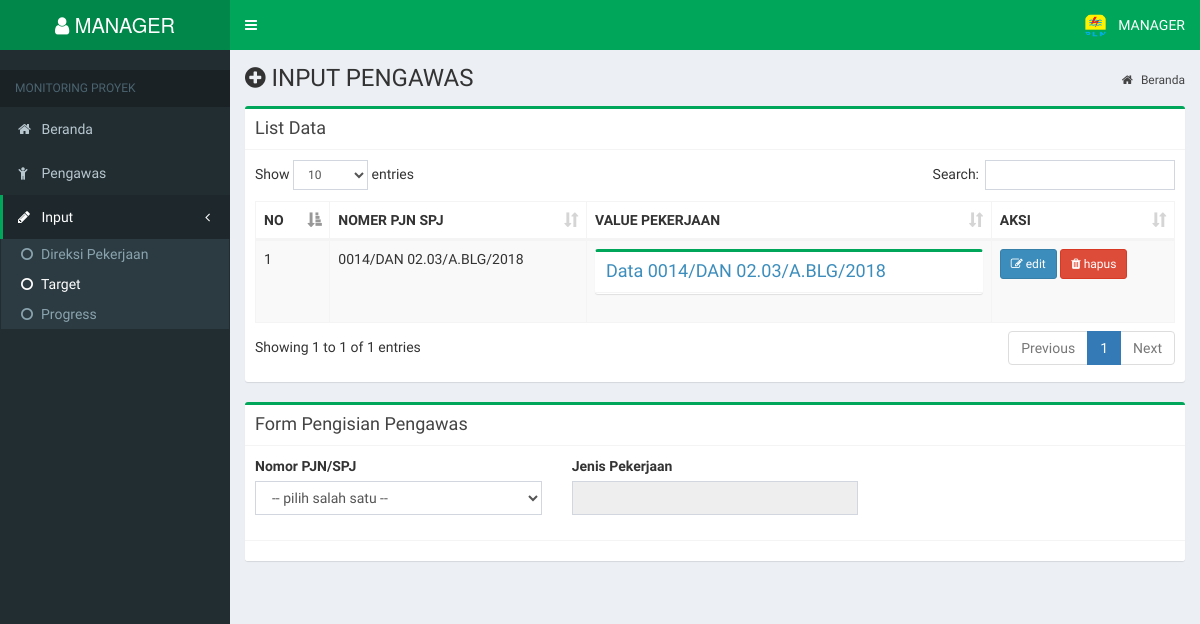
The page /index.php?page=input2 (signed in) on the database its author committed.
### tables this page shows
CREATE TABLE `tbl_user` (
  `username` varchar(30) NOT NULL,
  `password` varchar(10) NOT NULL,
  `role` int(5) NOT NULL
);

CREATE TABLE `tbl_input2` (
  `id_pekerjaan` int(10) NOT NULL,
  `nomer_pjn_spj` varchar(40) NOT NULL,
  `value_pekerjaan` text NOT NULL
);

CREATE TABLE `tbl_input4` (
  `nomer_pjn_spj` varchar(40) NOT NULL,
  `tanggal_awal` date NOT NULL,
  `tanggal_akhir` date NOT NULL,
  `pengawas` text NOT NULL,
  `jenis_pekerjaan` varchar(10) NOT NULL
);

### page/input2/input2.php (the view, shortened to what this page needs)
<section class="content-header">
    <h1><i class="fa fa-plus-circle"></i> INPUT PENGAWAS </h1>
    <ol class="breadcrumb">
        <li><a href="#"><i class="fa fa-home"></i> Beranda</a></li>
    </ol>
</section>
<section class="content container-fluid">
    <div class="row">
        <div class="col-md-12">
            <div class="row">
                <div class="col-md-12">
                    <div class="box box-success">
                        <div class="box-header with-border">
                            <div class="pull-left">
                                <h3 class="box-title">List Data</h3>
                            </div>
                        </div>
                        <div class="box-body">
                            <div class="table-responsive">
                                <table id="table1" class="table table-bordered table-striped">
                                    <thead>
                                        <tr>
                                            <th>NO</th>
                                            <th>NOMER PJN SPJ</th>
                                            <th>VALUE PEKERJAAN</th>
                                            <th>AKSI</th>
                                        </tr>
                                    </thead>
                                    <tbody>
                                        <?php
                                            $no = 1;
                                            $query = mysqli_query($conn, "SELECT * FROM tbl_input2
                                                                          JOIN tbl_input4 ON tbl_input2.nomer_pjn_spj=tbl_input4.nomer_pjn_spj");
                                            while($data = mysqli_fetch_array($query)) { ?>
                                                <tr>
                                                    <td><?= $no ?></td>
                                                    <td><?= $data['nomer_pjn_spj'] ?></td>
                                                    <td>
                                                        <div class="panel box box-success">
                                                            <div class="box-header with-border">
                                                                <h4 class="box-title">
                                                                <a data-toggle="collapse" data-parent="#accordion" href="#collapse<?= $no ?>">
                                                                Data <?= $data['nomer_pjn_spj'] ?>
                                                                </a>
                                                                </h4>
                                                            </div>
                                                                    <?= getValPekerjaan($data['nomer_pjn_spj'],$data['jenis_pekerjaan']) ?>
                                                        </div>
                                                    </td>
                                                    <td>
                                                    <a class="btn btn-primary btn-sm" href="?page=input1edit&id=<?php echo $data['id_pekerjaan']; ?>"><i class="fa fa-edit"></i> edit</a>
                                                    <a class="btn btn-danger btn-sm" href="?page=input1hapus&id=<?php echo $data['id_pekerjaan']; ?>"><i class="fa fa-trash"></i> hapus</a>
                                                    </td>
                                                </tr>
                                        <?php $no++; } ?>
                                    </tbody>
                                </table>
                            </div>
                        </div>
                    </div>
                </div>
            </div>
        </div>
    </div>
    <div class="row">
        <div class="col-md-12">
            <div class="row">
                <div class="col-md-12">
                    <div class="box box-success">
                        <div class="box-header with-border">
                            <div class="pull-left">
                                <h3 class="box-title">Form Pengisian Pengawas</h3>
                            </div>
                        </div>
                        <div class="box-body">
                            <form action="?page=input2tambahpro" method="post" enctype="multipart/form-data">
                                <div class="row">
                                    <div class="col-md-4">
                                        <div class="form-group">
                                            <label>Nomor PJN/SPJ</label>
                                            <select id="nopjn" class="form-control" name="nopjn">
                                            <option style="display:none;">-- pilih salah satu --</option>
                                            </select>
                                        </div>
                                    </div>
                                    <div class="col-md-4">
                                        <div class="form-group">
                                            <label>Jenis Pekerjaan</label>
                                            <input type="text" id="jenispekerjaan" class="form-control" name="jenispekerjaan" readonly>
                                        </div>
                                    </div>
                                </div>
                        </div>
                        <div class="box-footer">
                        </div>
                    </div>
                </div>
            </div>
        </div>
    </div>
</section>

### header.php (shortened to what this page needs)
<?php
    $user = $_SESSION['username'];
    $sql = mysqli_query($conn, "SELECT * FROM tbl_user WHERE username='$user'");
    $userdata = mysqli_fetch_array($sql);
    function getValPekerjaan($id,$kerja){
        include "lib/koneksi.php";
        if($kerja == 'SKTM'){
            $query = mysqli_query($conn,"SELECT * FROM tbl_sktm");
            $getval = mysqli_query($conn, "SELECT value_pekerjaan FROM tbl_input2 WHERE nomer_pjn_spj='$id'");
            $dataval = mysqli_fetch_array($getval);
            $json = json_decode($dataval['value_pekerjaan']);
            $no=0;
            echo "<div class='table-responsive'><table class='table table-bordered'><thead><tr><th>Uraian</th><th>Harga</th><th>Bobot</th><th>Hari Kerja</th></tr></thead><tbody>";
            while($data = mysqli_fetch_array($query)){
                echo "<tr>";
                echo "<td>".$data['id_sktm']."</td>";
                echo "<td>".$json[$no]->harga."</td>";
                echo "<td>".$json[$no]->bobot."</td>";
                echo "<td>".$json[$no]->harikerja."</td>";
                echo "</tr>";
                $no++;
            }
            echo "</tbody></table></div>";
        } else {
            $query = mysqli_query($conn,"SELECT * FROM tbl_sipil");
            $getval = mysqli_query($conn, "SELECT value_pekerjaan FROM tbl_input2 WHERE nomer_pjn_spj='$id'");
            $dataval = mysqli_fetch_array($getval);
            $json = json_decode($dataval['value_pekerjaan']);
            $no=0;
            while($data = mysqli_fetch_array($query)){
                echo "<tr>";
                echo "<td>".$data['id_sipil']."</td>";
                echo "<td>".$json[$no]->harga."</td>";
                echo "<td>".$json[$no]->bobot."</td>";
                echo "<td>".$json[$no]->harikerja."</td>";
                echo "</tr>";
                $no++;
            }
        }
    }
?>
<a href="?page=dashboard" class="logo">
    <span class="logo-lg">
    <i class="fa fa-user"></i> <?= $userdata['username'] ?>
    </span>
</a>
<nav class="navbar navbar-static-top" role="navigation">
    <a href="#" class="sidebar-toggle" data-toggle="push-menu" role="button">
    </a>
    <div class="navbar-custom-menu">
    <ul class="nav navbar-nav">
        <li class="dropdown user user-menu">
            <a href="#" class="dropdown-toggle" data-toggle="dropdown">
            <img src="img/pln.png" class="user-image" alt="User Image">
                <span class="hidden-xs"><?= strtoupper($userdata['username']) ?></span>
            </a>
        </li>
    </ul>
    </div>
</nav>

### rows shown on the page
tbl_user: username "MANAGER"
tbl_input2: nomer_pjn_spj.nomer_pjn_spj "0014/DAN 02.03/A.BLG/2018"
